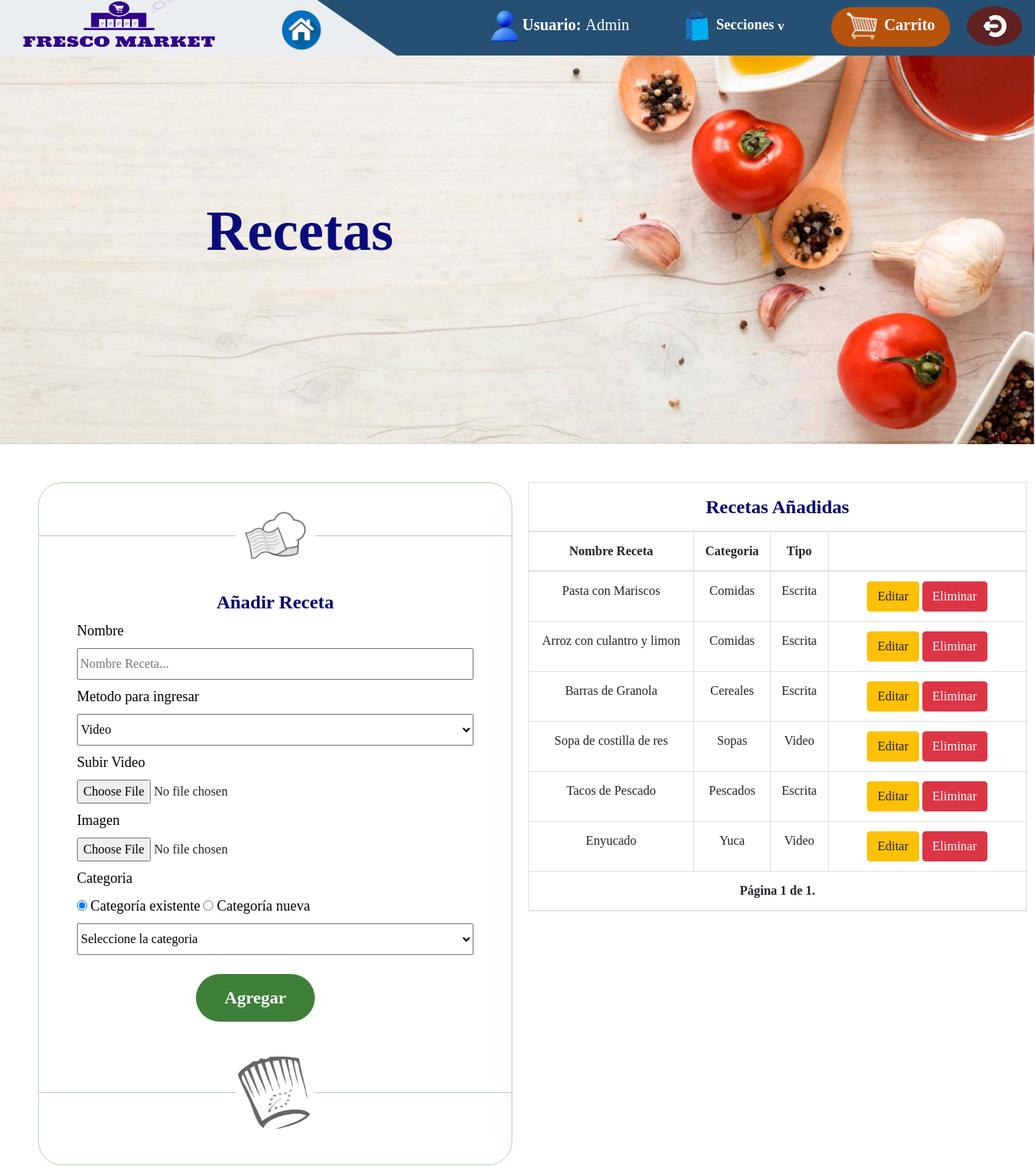
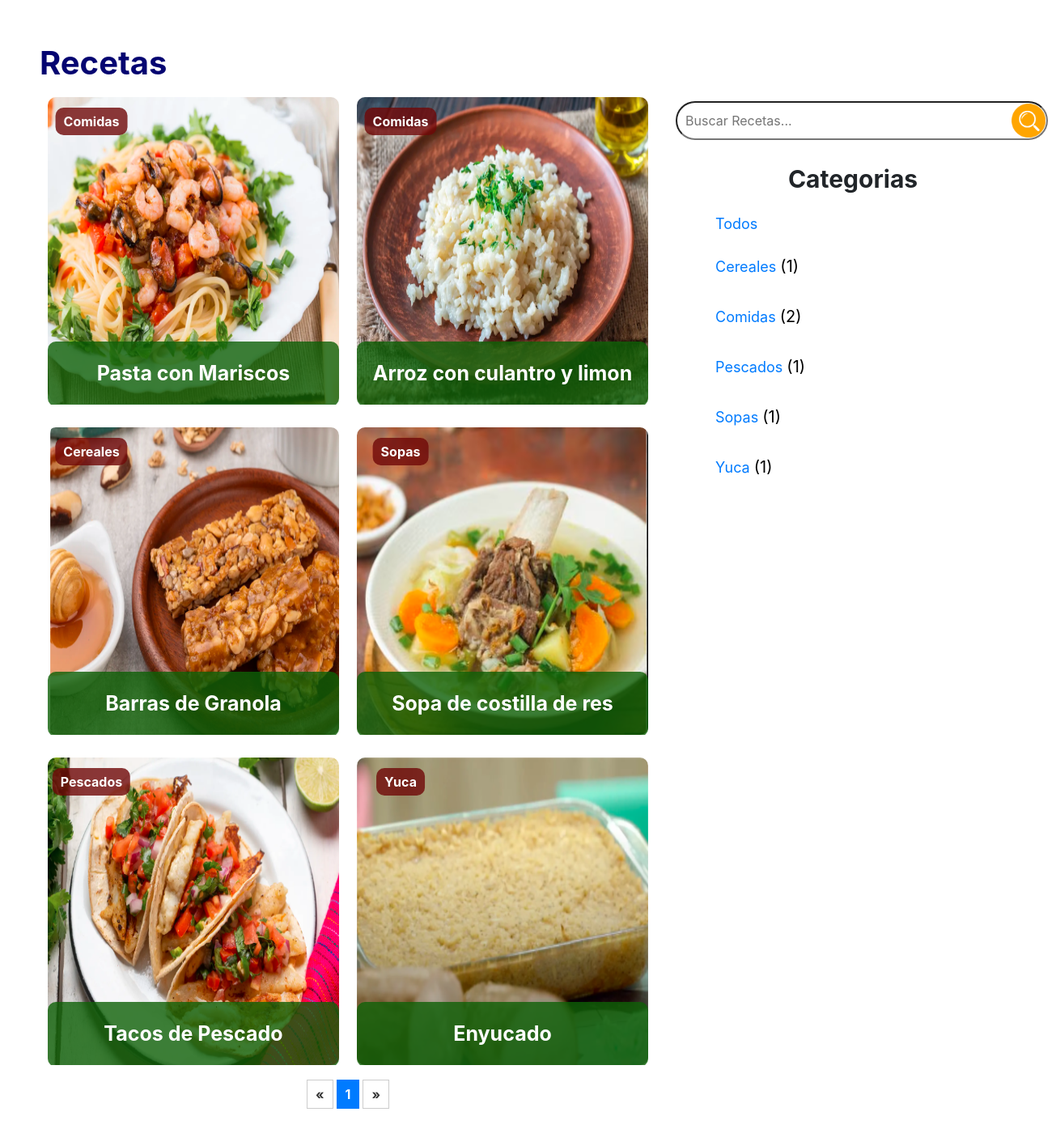
/Admin_v/recetas.html/ (signed in), run on the app's committed database (2 pictures, top to bottom).
### main/models.py (models this page shows, shortened)
class recets (models.Model):
    class Meta:
        db_table = 'recets'
    nombre = models.CharField (null=True, blank=True, max_length=100)
    tipo = models.CharField (null=True, blank=True, max_length=20)
    ingre = models.TextField(null=True, blank=True)
    proce = models.TextField(null=True, blank=True)
    videoo = models.FileField (null=True, blank=True, upload_to='videos/')
    imagen = models.ImageField (null=True, blank=True, upload_to='recetas/')
    categoria = models.CharField (null=True, blank=True, max_length=30)

### main/views.py (the view)
@login_required
def recetas(request):
    bd_recetas = recets.objects.all()
    bd_recetasS = recets.objects.all()
    unico_catego = recets.objects.values('categoria').annotate(total=Count('categoria'))
    error = None
    try:
        carrito = Carrito.objects.get(usuario=request.user)
        pro_carrito = ProCarrito.objects.filter(carrito=carrito)
    except ObjectDoesNotExist:
        carrito = None
        pro_carrito = None
    page = request.GET.get('page')
    paginator = Paginator(bd_recetas, 6)
    try:
        bd_recetas = paginator.page(page)
    except PageNotAnInteger:
        bd_recetas = paginator.page(1)
    except EmptyPage:
        bd_recetas = paginator.page(paginator.num_pages)
    page1 = request.GET.get('page1')
    paginator1 = Paginator(bd_recetasS, 6)
    try:
        bd_recetas2 = paginator1.page(page1)
    except PageNotAnInteger:
        bd_recetas2 = paginator1.page(1)
    except EmptyPage:
        bd_recetas2 = paginator1.page(paginator1.num_pages)
    if request.method == 'POST':
        form = recetass(request.POST, request.FILES)
        if form.is_valid():
            nombre = form.cleaned_data['nombre']
            catego = form.cleaned_data['categoria']
            cat_si = form.cleaned_data['cat_si']
            opcion = form.cleaned_data['tipo']
            video_file = request.FILES.get('video')
            if cat_si != '':
                catego = cat_si
            else:
                catego = catego
            if opcion == 'Video':
                if video_file is not None:
                    if not recets.objects.filter(nombre__iexact=nombre).exists():
                        recetaa = form.save(commit=False)
                        recetaa.tipo = form.cleaned_data['tipo']
                        recetaa.categoria = catego
                        if video_file:
                            recetaa.videoo = video_file
                        recetaa.save()
                        return redirect ('Admin_v/recetas')
                    else:
                        error = "El nombre ya esta registrado"
                        return render(request, 'Admin_v/recetas.html', {'form': recetass(), 'bd_recetas': bd_recetas,
                                                        'bd_recetas2' : bd_recetas2,'error' : error,
                                                        'unico_catego' : unico_catego,
                                                        'pro_carrito' : pro_carrito})
                else:
                    error = "El campo de video esta vacio"
                    return render(request, 'Admin_v/recetas.html', {'form': recetass(), 'bd_recetas': bd_recetas,
                                                        'bd_recetas2' : bd_recetas2,
                                                        'unico_catego' : unico_catego,
                                                        'pro_carrito' : pro_carrito, 'error2' : error})
            else:
                ingre = form.cleaned_data['ingre']
                proce = form.cleaned_data['proce']
                if ingre == "" or proce == "":
                    error = "Llene los campos faltantes de la opcion Escrita"
                    return render(request, 'Admin_v/recetas.html', {'form': recetass(), 'bd_recetas': bd_recetas,
                                                        'bd_recetas2' : bd_recetas2,
                                                            'unico_catego' : unico_catego,
                                                            'pro_carrito' : pro_carrito, 'error3' : error})
                else:
                    if not recets.objects.filter(nombre__iexact=nombre).exists():
                        recetaa = form.save(commit=False)
                        recetaa.tipo = form.cleaned_data['tipo']
                        recetaa.categoria = catego
                        if video_file:
                            recetaa.videoo = video_file
                        recetaa.save()
                        return redirect ('Admin_v/recetas')
                    else:
                        error = "El nombre ya esta registrado"
                        return render(request, 'Admin_v/recetas.html', {'form': recetass(), 'bd_recetas': bd_recetas,
                                                        'bd_recetas2' : bd_recetas2,'error' : error,
                                                        'unico_catego' : unico_catego,
                                                        'pro_carrito' : pro_carrito})
    else:
        form = recetass()
    if request.GET.get('search_R'):
        search_term = request.GET.get('search_R')
        bd_recetasS = bd_recetasS.filter(nombre__icontains=search_term)
        filtrado = list(bd_recetasS.values('nombre', 'id'))
        return JsonResponse({'filtrado': filtrado})
    return render(request, 'Admin_v/recetas.html', {'form': form, 'bd_recetas': bd_recetas,
                                                   'bd_recetas2' : bd_recetas2,'error' : error,
                                                   'unico_catego' : unico_catego,
                                                   'pro_carrito' : pro_carrito})

### main/templates/Admin_v/recetas.html (shortened to what this page needs)
{% load static %}
<!DOCTYPE html>
<html lang="en">
<head>
    <link rel="stylesheet" type="text/css" href="{% static 'css/header.css' %}">
    <link rel="stylesheet" type="text/css" href="{% static 'css/admin_v/recetas.css' %}">
    <link href="https://maxcdn.bootstrapcdn.com/bootstrap/4.5.2/css/bootstrap.min.css" rel="stylesheet">
</head>
<body>
{% block content %}
<header id="header">
    <div id="hdPri">
        <div id="btncont" class="mt-2 mr-2">
            <button id="user_log" class="mr-5">
                <img src="{% static 'imagenes/menu_ae/user.png' %}" width="35px" height="40px">
                <label style="margin: 0;"> Usuario: <label style="font-weight:500;">{{request.user.username}}</label> </label>
            </button>
            <button id="secciones" class="mr-5">
               <img src="{% static 'imagenes/menu_ae/sec.png' %}" width="40px" height="40px"> Secciones <label style="font-size: 17px">v</label> </button>
            <button id="btncar" class="mr-3">
                <img src="{% static 'imagenes/menu_ae/carro.png' %}" width="40px" height="35px" class="mb-2 mt-1"> <label class="ml-1">Carrito</label>
            </button>
            <button id="btnLog" class="mr-2">
                <img src="{% static 'imagenes/menu_ae/logoutt.png' %}" width="35px" height="35px">
            </button>
        </div>
    </div>
    <div id="white">
        <img src="{% static 'imagenes/menu_ae/logo.png' %}" width="250px" height="60px" class="ml-4 mb-3">
        <button id="home">
            <img src="{% static 'imagenes/menu_ae/principal.png' %}" width="50px" height="50px">
        </button>
    </div>
</header>
    <div id="ctnImg">
        <div>
            <label class="ml-5" style="width: 600px;  transform: translateY(-5%); position: relative; color: rgb(11, 11, 124); font-size: 72px; font-family: cursive; font-weight: bold; top: 35%; left: 30px;">Recetas </label>
        </div>
    </div>
    <div class="ml-5" style="display: flex;">
        <div id="divForm" class="mt-5 mb-5">
            <div id="divIE">
                <div class="lineas" id="linea1"></div>
                <div>
                    <img src="{% static 'imagenes/recetas_ae/logo_r.png' %}" width="100px" height="100px" class="mt-3 mb-3" style="opacity: 0.6;" >
                </div>
                <div class="lineas" id="linea2"></div>
            </div>
            <div class="ml-5 mr-5">
                <h4 style="color: rgb(5, 5, 113); font-weight: bold; text-align: center;" class="mt-1"> Añadir Receta </h4>
                <form enctype="multipart/form-data" method="post">
                    <label > Nombre </label> <br>
                    {{form.nombre}} <br>
                    <label class="mt-2"> Metodo para ingresar</label> <br>
                    <select name="slcTR" id="slcTR" >
                        <option value="Video"> Video </option>
                    </select>
                    <label id="lblV" class="mt-2"> Subir Video </label>
                    <span id="frmVideo"> {{form.video}} </span>
                    <label class="mt-2"> Imagen </label> <br>
                    {{form.imagen}} <br>
                    <label class="mt-2"> Categoria </label> <br>
                    <input type="radio" id="exist" name="categos" value="existente" checked>
                    <label>Categoría existente</label>
                    <input type="radio" id="nueva" name="categos" value="nueva" >
                    <label>Categoría nueva</label><br>
                    <div id="divexist">
                        {{form.cat_si}}
                    </div>
                    <br>
                    <button type="submit" id="btnA" class="btn mb-4"> Agregar </button>
                </form>
            </div>
            <div id="divIE" class="mb-4">
                <div class="lineas" id="linea1"></div>
                <div>
                    <img src="{% static 'imagenes/recetas_ae/logo_rf.png' %}" width="100px" height="100px" class="mt-3 mb-3" style="opacity: 0.6;" >
                </div>
                <div class="lineas" id="linea2"></div>
            </div>
        </div>
        <div id="tblRr" class="mt-5">
            <table class="table table-bordered" id="tabla">
                <thead>
                    <tr>
                        <th style="color: rgb(5, 5, 113); font-size: 24px;" colspan="4"> Recetas Añadidas </th>
                    </tr>
                    <tr>
                        <th> Nombre Receta </th>
                        <th> Categoria </th>
                        <th> Tipo </th>
                        <th> </th>
                    </tr>
                </thead>
                <tbody>
                    {% for recetas in bd_recetas %}
                    <tr>
                        <td> {{recetas.nombre}} </td>
                        <td> {{recetas.categoria}}</td>
                        <td> {{recetas.tipo}} </td>
                        <td style="width: 250px;">
                            <a href="{% url 'Admin_v/editar_recetas' recetas.id %}" class="btn btn-warning"> Editar </a>
                            <a href="{% url 'eliminar_receta' recetas.id %}" class="btn btn-danger" onclick='return confirm("¿Seguro desea eliminar esta receta?")'> Eliminar </a>
                        </td>
                    </tr>
                    {% endfor %}
                </tbody>
                <thead>
                    <tr>
                        <th colspan="4">
                            <span class="step-links">
                                <span class="current">
                                    Página {{ bd_recetas.number }} de {{ bd_recetas.paginator.num_pages }}.
                                </span>
                            </span>
                        </th>
                    </tr>
                </thead>
            </table>
        </div>
    </div>
    <div style="display: flex;">
        <div>
            <table class="ml-5" id="tblR">
                <thead>
                    <tr>
                        <th style="color: rgb(5, 5, 113); font-weight: bold; font-size: 40px;"> Recetas </th>
                    </tr>
                </thead>
                <tbody>
                    {% for rcta in bd_recetas2 %}
                        {% if forloop.counter0|divisibleby:2 %}
                            <tr>
                        {% endif %}
                                <td>
                                    <div class="imgCtn">
                                        <a href="{% url 'Admin_v/ver_receta' rcta.id%}">
                                            <img src="{{ rcta.imagen.url }}" alt="">
                                        </a>
                                        <div class="nombre">
                                            {{ rcta.nombre }}
                                        </div>
                                        <div class="catego">
                                            {{ rcta.categoria }}
                                        </div>
                                    </div>
                                </td>
                        {% if forloop.counter|divisibleby:2 or forloop.last %}
                                    </tr>
                        {% endif %}
                    {% endfor %}
                <thead id="thPAG">
                    <tr>
                        <th colspan="2" style="text-align: center; vertical-align: middle;">
                            <div class="pagination">
                                {% if bd_recetas2.has_previous %}
                                    <a href="?page1=1">&laquo;</a>
                                {% else %}
                                    <span class="disabled">&laquo;</span>
                                {% endif %}
                                {% for num in bd_recetas2.paginator.page_range %}
                                    {% if bd_recetas2.number == num %}
                                        <span class="current">{{ num }}</span>
                                    {% else %}
                                        <a href="?page1={{ num }}">{{ num }}</a>
                                    {% endif %}
                                {% endfor %}
                                {% if bd_recetas2.has_next %}
                                    <a href="?page1={{ bd_recetas2.paginator.num_pages }}">&raquo;</a>
                                {% else %}
                                    <span class="disabled">&raquo;</span>
                                {% endif %}
                            </div>
                        </th>
                    </tr>
                </thead>
                </tbody>
            </table>
        </div>
        <div>
            <div id="ctnSb" class="mt-5">
                <input type="text" name="search_R" id="search_R" placeholder="Buscar Recetas..."> <br>
                <span id="search_icon"></span>
            </div>
            <div class="mt-5 ml-4" id="divcat">
                <div>
                    <h4 style="text-align: center; font-size: 30px; font-weight: bold;"> Categorias </h4>
                </div>
                <div class="ml-5 mt-4">
                        <a style="font-size: 18px; cursor: pointer;" class="cat"  data-categoria="todos"> Todos </a> <br><br>
                    {% for cat in unico_catego %}
                        <a style="font-size: 18px; cursor: pointer;" class="cat"  data-categoria="{{cat.categoria}}">  {{cat.categoria}}  </a> <label style="color: black;" >({{cat.total}}) </label>
                        <br> <br>
                    {% endfor %}
                </div>
            </div>
        </div>
    </div>
    <br>
{% endblock %}
</body>
</html>

### data on the page
recets: nombre "Pasta con Mariscos", categoria "Comidas", tipo "Escrita", imagen (picture)
recets: nombre "Arroz con culantro y limon", categoria "Comidas", tipo "Escrita", imagen (picture)
recets: nombre "Barras de Granola", categoria "Cereales", tipo "Escrita", imagen (picture)
recets: nombre "Sopa de costilla de res", categoria "Sopas", tipo "Video", imagen (picture)
recets: nombre "Tacos de Pescado", categoria "Pescados", tipo "Escrita", imagen (picture)
recets: nombre "Enyucado", categoria "Yuca", tipo "Video", imagen (picture)

### other printed values
{{ request.user.username }} "Admin"
{{ bd_recetas.number }} "1"
{{ bd_recetas.paginator.num_pages }} "1"
{{ num }} "1"
{{ cat.categoria }} "Cereales" "Comidas" "Pescados" "Sopas" "Yuca"
{{ cat.total }} "1" "2" "1" "1" "1"
